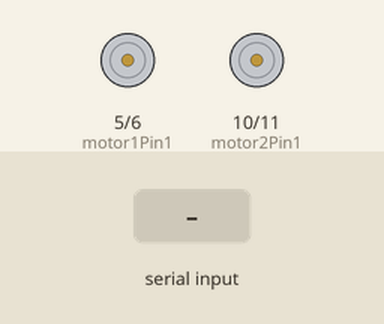
A sketch run on a simulated Arduino Uno, built with avr-gcc and run on an emulated ATmega328P. Parts: motor-driver pin pairs drawn as motors (green arrow = first pin HIGH = forward, orange = second pin HIGH = backward, longer = more drive). The inputs (shaded band) are chosen by the test bench. What the sketch prints to the serial monitor is not drawn.

Above: at 1.2 s.
1.3 s: "F" received over Serial
At 2.2 s:
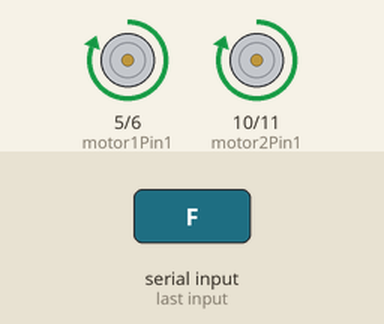
2.8 s: "B" received over Serial
At 3.3 s:
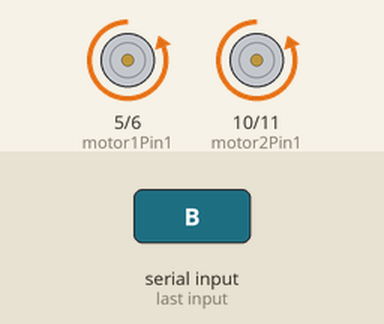
4.3 s: "L" received over Serial
At 5.5 s:
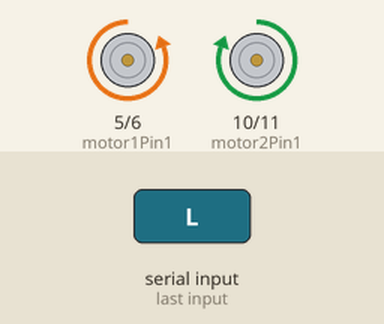
5.8 s: "R" received over Serial
At 6.8 s:
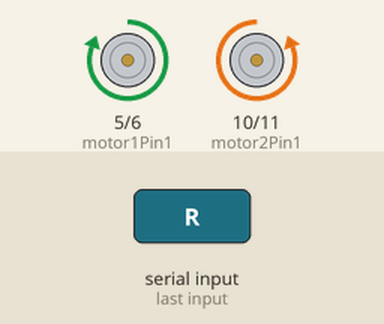
Timing chart, 0 to 8.3 s (numbered marks = the images above; inputs shaded):
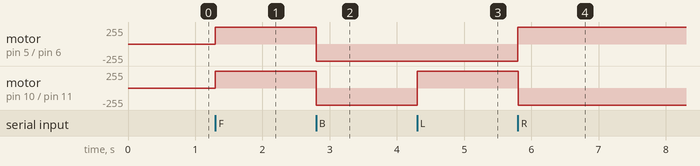

Measured:
- after the input at 1.3 s, motor on pin 5 (motor1Pin1) / pin 6 (motor1Pin2), motor on pin 10 (motor2Pin1) / pin 11 (motor2Pin2): stopped → forward 255/255 at once
- after the input at 2.8 s, motor on pin 5 (motor1Pin1) / pin 6 (motor1Pin2), motor on pin 10 (motor2Pin1) / pin 11 (motor2Pin2): forward 255/255 → backward 255/255 at once
- after the input at 4.3 s, motor on pin 10 (motor2Pin1) / pin 11 (motor2Pin2): backward 255/255 → forward 255/255 at once
- after the input at 5.8 s, motor on pin 5 (motor1Pin1) / pin 6 (motor1Pin2): backward 255/255 → forward 255/255 at once; motor on pin 10 (motor2Pin1) / pin 11 (motor2Pin2): forward 255/255 → backward 255/255 at once

The sketch:

BluetoothModule.ino
```cpp
// Pin definitions for motor control
const int motor1Pin1 = 5; // IN1 on motor driver for motor 1
const int motor1Pin2 = 6; // IN2 on motor driver for motor 1
const int motor2Pin1 = 10; // IN3 on motor driver for motor 2
const int motor2Pin2 = 11; // IN4 on motor driver for motor 2

char command; // Variable to store the received command

void setup() {
    pinMode(motor1Pin1, OUTPUT);
    pinMode(motor1Pin2, OUTPUT);
    pinMode(motor2Pin1, OUTPUT);
    pinMode(motor2Pin2, OUTPUT);

    Serial.begin(9600); // Start communication with the HC-05
}

void loop() {
    if (Serial.available()) {
        command = Serial.read(); // Read the command

        // Handle the command
        switch (command) {
            case 'F': moveForward();Serial.print(command); break;
            case 'B': moveBackward();Serial.print(command); break;
            case 'L': turnLeft();Serial.print(command); break;
            case 'R': turnRight();Serial.print(command); break;
            case 'S': stopMotors();Serial.print(command); break;
            default: break;
        }
    }
}

// Movement functions
void moveForward() {
    digitalWrite(motor1Pin1, HIGH);
    digitalWrite(motor1Pin2, LOW);
    digitalWrite(motor2Pin1, HIGH);
    digitalWrite(motor2Pin2, LOW);
}

void moveBackward() {
    digitalWrite(motor1Pin1, LOW);
    digitalWrite(motor1Pin2, HIGH);
    digitalWrite(motor2Pin1, LOW);
    digitalWrite(motor2Pin2, HIGH);
}

void turnLeft() {
    digitalWrite(motor1Pin1, LOW);
    digitalWrite(motor1Pin2, HIGH);
    digitalWrite(motor2Pin1, HIGH);
    digitalWrite(motor2Pin2, LOW);
}

void turnRight() {
    digitalWrite(motor1Pin1, HIGH);
    digitalWrite(motor1Pin2, LOW);
    digitalWrite(motor2Pin1, LOW);
    digitalWrite(motor2Pin2, HIGH);
}

void stopMotors() {
    digitalWrite(motor1Pin1, LOW);
    digitalWrite(motor1Pin2, LOW);
    digitalWrite(motor2Pin1, LOW);
    digitalWrite(motor2Pin2, LOW);
}
```
